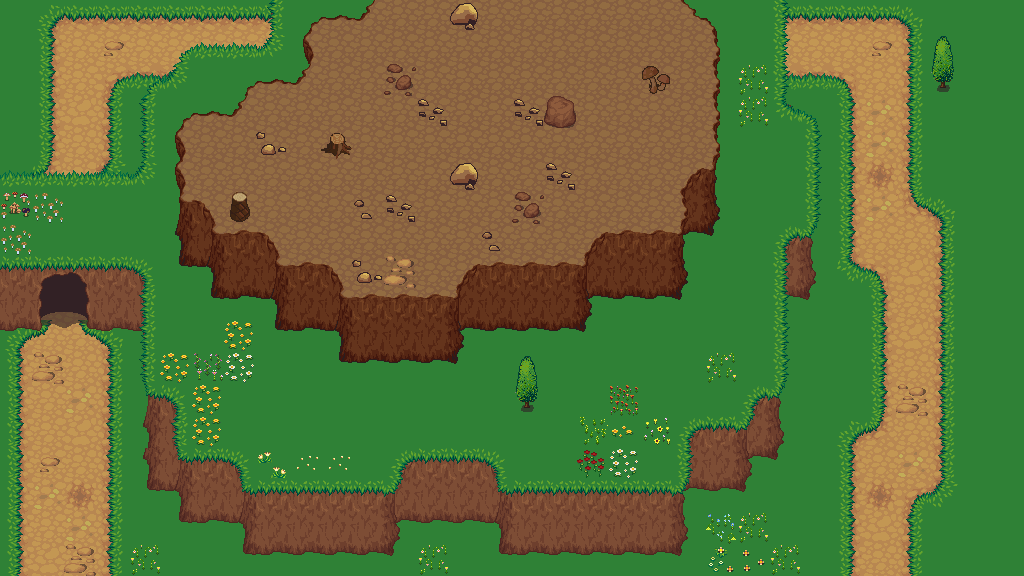

This game map was drawn from its Tiled (.tmx) file and the tilesets committed beside it. A one-line description and the trimmed map source follow:
An orthogonal 32x18 tile map with 32x32 px tiles, 8 tile layers (grass, path, path_border, mountain1, ...), 3 tilesets and 12 objects (1, 2, 3, 4, 5, ...).

<map version="1.10" tiledversion="1.10.0" orientation="orthogonal" renderorder="right-down" width="32" height="18" tilewidth="32" tileheight="32" infinite="0" nextlayerid="14" nextobjectid="14">
 <tileset firstgid="1" source="mountains.tsx" />
 <tileset firstgid="5121" source="terrain.tsx" />
 <tileset firstgid="5604" source="plants.tsx" />
 <layer id="1" name="grass" width="32" height="18">
  <data>[576 cells, 522 non-empty, 2 distinct tile ids]</data>
 </layer>
 <layer id="7" name="path" width="32" height="18">
  <data>[576 cells, 130 non-empty, 13 distinct tile ids]</data>
 </layer>
 <layer id="8" name="path_border" width="32" height="18">
  <data>[576 cells, 81 non-empty, 12 distinct tile ids]</data>
 </layer>
 <layer id="2" name="mountain1" width="32" height="18">
  <data>[576 cells, 273 non-empty, 2 distinct tile ids]</data>
 </layer>
 <layer id="4" name="mountain2" width="32" height="18">
  <data>[576 cells, 104 non-empty, 1 distinct tile ids]</data>
 </layer>
 <layer id="9" name="decoration" width="32" height="18">
  <data>[576 cells, 62 non-empty, 26 distinct tile ids]</data>
 </layer>
 <layer id="11" name="obstacles2" width="32" height="18">
  <data>[576 cells, 197 non-empty, 57 distinct tile ids]</data>
 </layer>
 <layer id="10" name="obstacles" width="32" height="18">
  <data>[576 cells, 9 non-empty, 6 distinct tile ids]</data>
 </layer>
 <objectgroup id="12" name="waypoints">
  <object id="1" name="1" x="61.7966" y="571.365">
   <properties>
    <property name="hidden" type="bool" value="false" />
   </properties>
   <point />
  </object>
  <object id="2" name="2" x="61.7966" y="328.231">
   <properties>
    <property name="hidden" type="bool" value="false" />
   </properties>
   <point />
  </object>
  <object id="4" name="3" x="85.0969" y="176.272">
   <properties>
    <property name="hidden" type="bool" value="true" />
   </properties>
   <point />
  </object>
  <object id="5" name="4" x="83.0708" y="61.7966">
   <properties>
    <property name="hidden" type="bool" value="false" />
   </properties>
   <point />
  </object>
  <object id="6" name="5" x="175.259" y="56.7313">
   <properties>
    <property name="hidden" type="bool" value="false" />
   </properties>
   <point />
  </object>
  <object id="7" name="6" x="798.29" y="56.7313">
   <properties>
    <property name="hidden" type="bool" value="true" />
   </properties>
   <point />
  </object>
  <object id="8" name="7" x="879.335" y="58.7574">
   <properties>
    <property name="hidden" type="bool" value="false" />
   </properties>
   <point />
  </object>
  <object id="9" name="8" x="881.361" y="247.186">
   <properties>
    <property name="hidden" type="bool" value="false" />
   </properties>
   <point />
  </object>
  <object id="10" name="9" x="912.766" y="248.199">
   <properties>
    <property name="hidden" type="bool" value="false" />
   </properties>
   <point />
  </object>
  <object id="11" name="10" x="911.753" y="454.863">
   <properties>
    <property name="hidden" type="bool" value="false" />
   </properties>
   <point />
  </object>
  <object id="12" name="11" x="878.322" y="455.877">
   <properties>
    <property name="hidden" type="bool" value="false" />
   </properties>
   <point />
  </object>
  <object id="13" name="12" x="879.335" y="570.352">
   <properties>
    <property name="hidden" type="bool" value="false" />
   </properties>
   <point />
  </object>
 </objectgroup>
</map>
